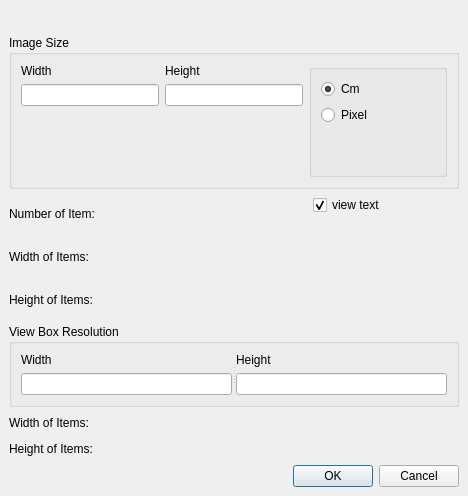
<ui version="4.0" >
 <class>SVGProClass</class>
 <widget class="QDialog" name="SVGProClass" >
  <property name="geometry" >
   <rect>
    <x>0</x>
    <y>0</y>
    <width>468</width>
    <height>496</height>
   </rect>
  </property>
  <property name="windowTitle" >
   <string>SVGPro</string>
  </property>
  <layout class="QVBoxLayout" >
   <property name="margin" >
    <number>9</number>
   </property>
   <property name="spacing" >
    <number>6</number>
   </property>
   <item>
    <widget class="QLabel" name="TitleLabel" >
     <property name="font" >
      <font>
       <family>MS Shell Dlg 2</family>
       <pointsize>13</pointsize>
       <weight>50</weight>
       <italic>false</italic>
       <bold>false</bold>
       <underline>false</underline>
       <strikeout>false</strikeout>
      </font>
     </property>
    </widget>
   </item>
   <item>
    <widget class="QGroupBox" name="groupBox" >
     <property name="title" >
      <string>Image Size</string>
     </property>
     <layout class="QHBoxLayout" >
      <property name="margin" >
       <number>9</number>
      </property>
      <property name="spacing" >
       <number>6</number>
      </property>
      <item>
       <layout class="QVBoxLayout" >
        <property name="margin" >
         <number>0</number>
        </property>
        <property name="spacing" >
         <number>6</number>
        </property>
        <item>
         <widget class="QLabel" name="label_2" >
          <property name="text" >
           <string>Width</string>
          </property>
         </widget>
        </item>
        <item>
         <widget class="QLineEdit" name="ImageWidth" >
          <property name="sizePolicy" >
           <sizepolicy>
            <hsizetype>5</hsizetype>
            <vsizetype>5</vsizetype>
            <horstretch>0</horstretch>
            <verstretch>0</verstretch>
           </sizepolicy>
          </property>
         </widget>
        </item>
        <item>
         <spacer>
          <property name="orientation" >
           <enum>Qt::Vertical</enum>
          </property>
          <property name="sizeHint" >
           <size>
            <width>20</width>
            <height>40</height>
           </size>
          </property>
         </spacer>
        </item>
       </layout>
      </item>
      <item>
       <layout class="QVBoxLayout" >
        <property name="margin" >
         <number>0</number>
        </property>
        <property name="spacing" >
         <number>6</number>
        </property>
        <item>
         <widget class="QLabel" name="label_3" >
          <property name="text" >
           <string>Height</string>
          </property>
         </widget>
        </item>
        <item>
         <widget class="QLineEdit" name="ImageHeight" >
          <property name="sizePolicy" >
           <sizepolicy>
            <hsizetype>5</hsizetype>
            <vsizetype>5</vsizetype>
            <horstretch>0</horstretch>
            <verstretch>0</verstretch>
           </sizepolicy>
          </property>
         </widget>
        </item>
        <item>
         <spacer>
          <property name="orientation" >
           <enum>Qt::Vertical</enum>
          </property>
          <property name="sizeHint" >
           <size>
            <width>20</width>
            <height>40</height>
           </size>
          </property>
         </spacer>
        </item>
       </layout>
      </item>
      <item>
       <widget class="QGroupBox" name="groupBox_3" >
        <layout class="QHBoxLayout" >
         <property name="margin" >
          <number>9</number>
         </property>
         <property name="spacing" >
          <number>6</number>
         </property>
         <item>
          <layout class="QVBoxLayout" >
           <property name="margin" >
            <number>0</number>
           </property>
           <property name="spacing" >
            <number>6</number>
           </property>
           <item>
            <widget class="QRadioButton" name="cm_choose" >
             <property name="sizePolicy" >
              <sizepolicy>
               <hsizetype>5</hsizetype>
               <vsizetype>5</vsizetype>
               <horstretch>0</horstretch>
               <verstretch>0</verstretch>
              </sizepolicy>
             </property>
             <property name="text" >
              <string>Cm</string>
             </property>
             <property name="checked" >
              <bool>true</bool>
             </property>
            </widget>
           </item>
           <item>
            <widget class="QRadioButton" name="pixel_choose" >
             <property name="sizePolicy" >
              <sizepolicy>
               <hsizetype>5</hsizetype>
               <vsizetype>5</vsizetype>
               <horstretch>0</horstretch>
               <verstretch>0</verstretch>
              </sizepolicy>
             </property>
             <property name="text" >
              <string>Pixel</string>
             </property>
            </widget>
           </item>
           <item>
            <spacer>
             <property name="orientation" >
              <enum>Qt::Vertical</enum>
             </property>
             <property name="sizeHint" >
              <size>
               <width>20</width>
               <height>40</height>
              </size>
             </property>
            </spacer>
           </item>
          </layout>
         </item>
        </layout>
       </widget>
      </item>
     </layout>
    </widget>
   </item>
   <item>
    <layout class="QHBoxLayout" >
     <property name="margin" >
      <number>0</number>
     </property>
     <property name="spacing" >
      <number>6</number>
     </property>
     <item>
      <layout class="QVBoxLayout" >
       <property name="margin" >
        <number>0</number>
       </property>
       <property name="spacing" >
        <number>6</number>
       </property>
       <item>
        <widget class="QLabel" name="label" >
         <property name="text" >
          <string>Number of Item:</string>
         </property>
        </widget>
       </item>
       <item>
        <widget class="QLabel" name="label_7" >
         <property name="text" >
          <string>Width of Items:</string>
         </property>
        </widget>
       </item>
       <item>
        <widget class="QLabel" name="label_8" >
         <property name="text" >
          <string>Height of Items:</string>
         </property>
        </widget>
       </item>
      </layout>
     </item>
     <item>
      <layout class="QVBoxLayout" >
       <property name="margin" >
        <number>0</number>
       </property>
       <property name="spacing" >
        <number>6</number>
       </property>
       <item>
        <widget class="QLabel" name="numPlane" >
         <property name="minimumSize" >
          <size>
           <width>50</width>
           <height>0</height>
          </size>
         </property>
        </widget>
       </item>
       <item>
        <widget class="QLabel" name="WidthLabel" >
         <property name="minimumSize" >
          <size>
           <width>50</width>
           <height>0</height>
          </size>
         </property>
        </widget>
       </item>
       <item>
        <widget class="QLabel" name="HeightLabel" >
         <property name="minimumSize" >
          <size>
           <width>50</width>
           <height>0</height>
          </size>
         </property>
        </widget>
       </item>
      </layout>
     </item>
     <item>
      <layout class="QVBoxLayout" >
       <property name="margin" >
        <number>0</number>
       </property>
       <property name="spacing" >
        <number>6</number>
       </property>
       <item>
        <widget class="QCheckBox" name="view_text" >
         <property name="text" >
          <string>view text</string>
         </property>
         <property name="checked" >
          <bool>true</bool>
         </property>
        </widget>
       </item>
       <item>
        <spacer>
         <property name="orientation" >
          <enum>Qt::Vertical</enum>
         </property>
         <property name="sizeHint" >
          <size>
           <width>20</width>
           <height>40</height>
          </size>
         </property>
        </spacer>
       </item>
      </layout>
     </item>
    </layout>
   </item>
   <item>
    <widget class="QGroupBox" name="groupBox_2" >
     <property name="title" >
      <string>View Box Resolution</string>
     </property>
     <layout class="QHBoxLayout" >
      <property name="margin" >
       <number>9</number>
      </property>
      <property name="spacing" >
       <number>6</number>
      </property>
      <item>
       <widget class="QSplitter" name="splitter" >
        <property name="orientation" >
         <enum>Qt::Horizontal</enum>
        </property>
        <widget class="QWidget" name="layoutWidget" >
         <layout class="QVBoxLayout" >
          <property name="margin" >
           <number>0</number>
          </property>
          <property name="spacing" >
           <number>6</number>
          </property>
          <item>
           <widget class="QLabel" name="label_5" >
            <property name="text" >
             <string>Width</string>
            </property>
           </widget>
          </item>
          <item>
           <widget class="QLineEdit" name="viewBox_Width" >
            <property name="sizePolicy" >
             <sizepolicy>
              <hsizetype>5</hsizetype>
              <vsizetype>5</vsizetype>
              <horstretch>0</horstretch>
              <verstretch>0</verstretch>
             </sizepolicy>
            </property>
           </widget>
          </item>
         </layout>
        </widget>
        <widget class="QWidget" name="layoutWidget" >
         <layout class="QVBoxLayout" >
          <property name="margin" >
           <number>0</number>
          </property>
          <property name="spacing" >
           <number>6</number>
          </property>
          <item>
           <widget class="QLabel" name="label_6" >
            <property name="text" >
             <string>Height</string>
            </property>
           </widget>
          </item>
          <item>
           <widget class="QLineEdit" name="viewBox_Height" >
            <property name="sizePolicy" >
             <sizepolicy>
              <hsizetype>5</hsizetype>
              <vsizetype>5</vsizetype>
              <horstretch>0</horstretch>
              <verstretch>0</verstretch>
             </sizepolicy>
            </property>
           </widget>
          </item>
         </layout>
        </widget>
       </widget>
      </item>
     </layout>
    </widget>
   </item>
   <item>
    <layout class="QHBoxLayout" >
     <property name="margin" >
      <number>0</number>
     </property>
     <property name="spacing" >
      <number>6</number>
     </property>
     <item>
      <widget class="QLabel" name="label_9" >
       <property name="text" >
        <string>Width of Items:</string>
       </property>
      </widget>
     </item>
     <item>
      <widget class="QLabel" name="WidthLabelViewBox" />
     </item>
     <item>
      <spacer>
       <property name="orientation" >
        <enum>Qt::Horizontal</enum>
       </property>
       <property name="sizeHint" >
        <size>
         <width>40</width>
         <height>20</height>
        </size>
       </property>
      </spacer>
     </item>
    </layout>
   </item>
   <item>
    <layout class="QHBoxLayout" >
     <property name="margin" >
      <number>0</number>
     </property>
     <property name="spacing" >
      <number>6</number>
     </property>
     <item>
      <widget class="QLabel" name="label_10" >
       <property name="text" >
        <string>Height of Items:</string>
       </property>
      </widget>
     </item>
     <item>
      <widget class="QLabel" name="HeightLabelViewBox" />
     </item>
     <item>
      <spacer>
       <property name="orientation" >
        <enum>Qt::Horizontal</enum>
       </property>
       <property name="sizeHint" >
        <size>
         <width>40</width>
         <height>20</height>
        </size>
       </property>
      </spacer>
     </item>
    </layout>
   </item>
   <item>
    <layout class="QHBoxLayout" >
     <property name="margin" >
      <number>0</number>
     </property>
     <property name="spacing" >
      <number>6</number>
     </property>
     <item>
      <spacer>
       <property name="orientation" >
        <enum>Qt::Horizontal</enum>
       </property>
       <property name="sizeHint" >
        <size>
         <width>40</width>
         <height>20</height>
        </size>
       </property>
      </spacer>
     </item>
     <item>
      <widget class="QSplitter" name="splitter_4" >
       <property name="orientation" >
        <enum>Qt::Horizontal</enum>
       </property>
       <widget class="QDialogButtonBox" name="buttonBox" >
        <property name="orientation" >
         <enum>Qt::Horizontal</enum>
        </property>
        <property name="standardButtons" >
         <set>QDialogButtonBox::Cancel|QDialogButtonBox::NoButton|QDialogButtonBox::Ok</set>
        </property>
       </widget>
      </widget>
     </item>
    </layout>
   </item>
  </layout>
 </widget>
 <layoutdefault spacing="6" margin="11" />
 <resources/>
 <connections/>
</ui>
